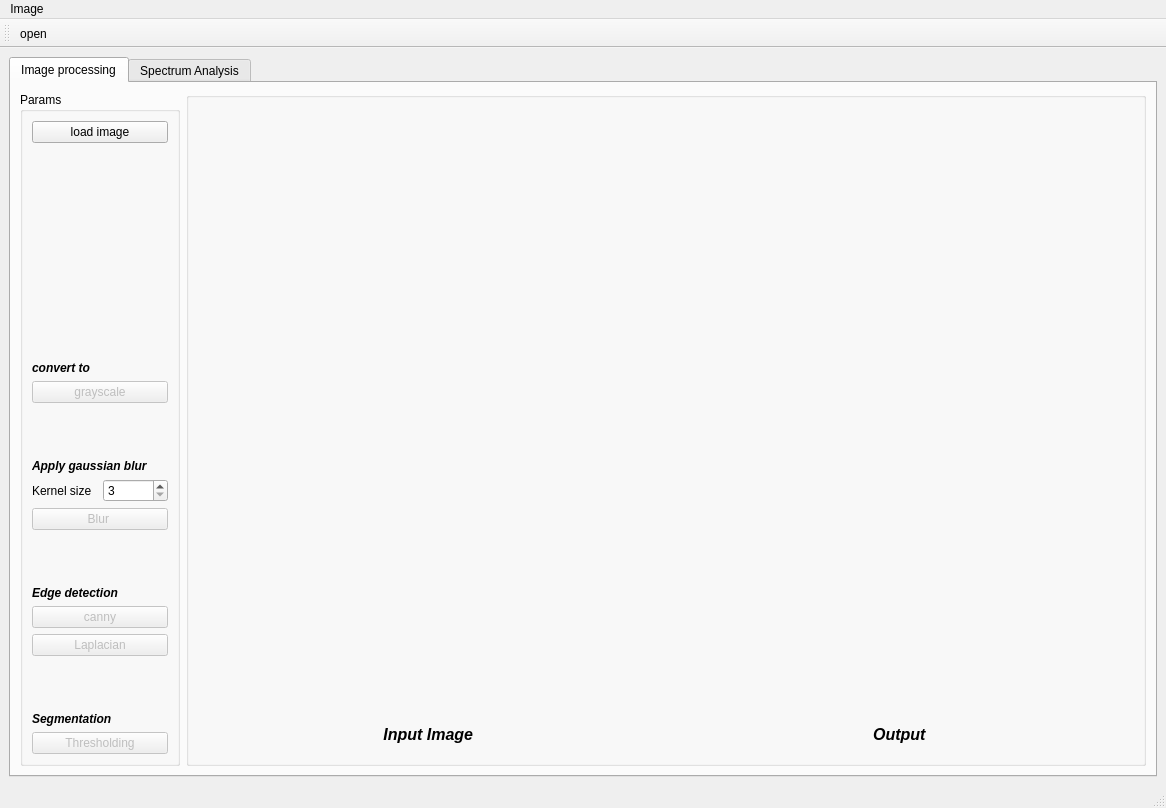
<?xml version="1.0" encoding="UTF-8"?>
<ui version="4.0">
 <class>MainWindow</class>
 <widget class="QMainWindow" name="MainWindow">
  <property name="geometry">
   <rect>
    <x>0</x>
    <y>0</y>
    <width>1166</width>
    <height>808</height>
   </rect>
  </property>
  <property name="windowTitle">
   <string>MainWindow</string>
  </property>
  <widget class="QWidget" name="centralwidget">
   <layout class="QHBoxLayout" name="horizontalLayout_2">
    <item>
     <widget class="QTabWidget" name="tabWidget">
      <property name="currentIndex">
       <number>0</number>
      </property>
      <widget class="QWidget" name="tab">
       <attribute name="title">
        <string>Image processing</string>
       </attribute>
       <layout class="QHBoxLayout" name="horizontalLayout_3">
        <item>
         <layout class="QHBoxLayout" name="horizontalLayout">
          <item>
           <widget class="QGroupBox" name="groupBox_3">
            <property name="maximumSize">
             <size>
              <width>160</width>
              <height>16777215</height>
             </size>
            </property>
            <property name="font">
             <font>
              <weight>50</weight>
              <bold>false</bold>
             </font>
            </property>
            <property name="title">
             <string>Params</string>
            </property>
            <layout class="QVBoxLayout" name="verticalLayout_6">
             <item>
              <widget class="QPushButton" name="btn_loadImage">
               <property name="text">
                <string>load image</string>
               </property>
              </widget>
             </item>
             <item>
              <spacer name="verticalSpacer_2">
               <property name="orientation">
                <enum>Qt::Vertical</enum>
               </property>
               <property name="sizeHint" stdset="0">
                <size>
                 <width>20</width>
                 <height>40</height>
                </size>
               </property>
              </spacer>
             </item>
             <item>
              <layout class="QVBoxLayout" name="verticalLayout">
               <item>
                <widget class="QLabel" name="label_5">
                 <property name="font">
                  <font>
                   <weight>75</weight>
                   <italic>true</italic>
                   <bold>true</bold>
                  </font>
                 </property>
                 <property name="text">
                  <string>convert to </string>
                 </property>
                </widget>
               </item>
               <item>
                <widget class="QPushButton" name="btn_grayscale">
                 <property name="enabled">
                  <bool>false</bool>
                 </property>
                 <property name="text">
                  <string>grayscale</string>
                 </property>
                </widget>
               </item>
              </layout>
             </item>
             <item>
              <spacer name="verticalSpacer_3">
               <property name="orientation">
                <enum>Qt::Vertical</enum>
               </property>
               <property name="sizeType">
                <enum>QSizePolicy::Maximum</enum>
               </property>
               <property name="sizeHint" stdset="0">
                <size>
                 <width>20</width>
                 <height>50</height>
                </size>
               </property>
              </spacer>
             </item>
             <item>
              <layout class="QVBoxLayout" name="verticalLayout_2">
               <item>
                <widget class="QLabel" name="label_6">
                 <property name="font">
                  <font>
                   <weight>75</weight>
                   <italic>true</italic>
                   <bold>true</bold>
                  </font>
                 </property>
                 <property name="text">
                  <string>Apply gaussian blur</string>
                 </property>
                </widget>
               </item>
               <item>
                <layout class="QHBoxLayout" name="horizontalLayout_5">
                 <item>
                  <widget class="QLabel" name="label">
                   <property name="text">
                    <string>Kernel size</string>
                   </property>
                  </widget>
                 </item>
                 <item>
                  <widget class="QSpinBox" name="spinBox_kernel">
                   <property name="minimum">
                    <number>3</number>
                   </property>
                   <property name="maximum">
                    <number>7</number>
                   </property>
                   <property name="singleStep">
                    <number>2</number>
                   </property>
                  </widget>
                 </item>
                </layout>
               </item>
               <item>
                <widget class="QPushButton" name="btn_blur">
                 <property name="enabled">
                  <bool>false</bool>
                 </property>
                 <property name="text">
                  <string>Blur </string>
                 </property>
                </widget>
               </item>
              </layout>
             </item>
             <item>
              <spacer name="verticalSpacer_4">
               <property name="orientation">
                <enum>Qt::Vertical</enum>
               </property>
               <property name="sizeType">
                <enum>QSizePolicy::Maximum</enum>
               </property>
               <property name="sizeHint" stdset="0">
                <size>
                 <width>20</width>
                 <height>50</height>
                </size>
               </property>
              </spacer>
             </item>
             <item>
              <layout class="QVBoxLayout" name="verticalLayout_3">
               <item>
                <widget class="QLabel" name="label_2">
                 <property name="font">
                  <font>
                   <weight>75</weight>
                   <italic>true</italic>
                   <bold>true</bold>
                  </font>
                 </property>
                 <property name="text">
                  <string>Edge detection</string>
                 </property>
                </widget>
               </item>
               <item>
                <widget class="QPushButton" name="btn_cany">
                 <property name="enabled">
                  <bool>false</bool>
                 </property>
                 <property name="text">
                  <string>canny</string>
                 </property>
                </widget>
               </item>
               <item>
                <widget class="QPushButton" name="btn_laplacian">
                 <property name="enabled">
                  <bool>false</bool>
                 </property>
                 <property name="text">
                  <string>Laplacian</string>
                 </property>
                </widget>
               </item>
              </layout>
             </item>
             <item>
              <spacer name="verticalSpacer_7">
               <property name="orientation">
                <enum>Qt::Vertical</enum>
               </property>
               <property name="sizeType">
                <enum>QSizePolicy::Maximum</enum>
               </property>
               <property name="sizeHint" stdset="0">
                <size>
                 <width>20</width>
                 <height>50</height>
                </size>
               </property>
              </spacer>
             </item>
             <item>
              <layout class="QVBoxLayout" name="verticalLayout_4">
               <item>
                <widget class="QLabel" name="label_thresholding">
                 <property name="font">
                  <font>
                   <weight>75</weight>
                   <italic>true</italic>
                   <bold>true</bold>
                  </font>
                 </property>
                 <property name="text">
                  <string>Segmentation</string>
                 </property>
                </widget>
               </item>
               <item>
                <widget class="QPushButton" name="btn_thresholding">
                 <property name="enabled">
                  <bool>false</bool>
                 </property>
                 <property name="text">
                  <string>Thresholding</string>
                 </property>
                </widget>
               </item>
              </layout>
             </item>
            </layout>
           </widget>
          </item>
          <item>
           <widget class="QGroupBox" name="groupBox">
            <property name="title">
             <string/>
            </property>
            <layout class="QHBoxLayout" name="horizontalLayout_4">
             <item>
              <layout class="QGridLayout" name="gridLayout">
               <item row="2" column="1">
                <widget class="QLabel" name="label_output">
                 <property name="maximumSize">
                  <size>
                   <width>16777215</width>
                   <height>40</height>
                  </size>
                 </property>
                 <property name="font">
                  <font>
                   <pointsize>12</pointsize>
                   <weight>75</weight>
                   <italic>true</italic>
                   <bold>true</bold>
                  </font>
                 </property>
                 <property name="text">
                  <string>Output </string>
                 </property>
                 <property name="alignment">
                  <set>Qt::AlignCenter</set>
                 </property>
                </widget>
               </item>
               <item row="2" column="0">
                <widget class="QLabel" name="label_input">
                 <property name="maximumSize">
                  <size>
                   <width>16777215</width>
                   <height>40</height>
                  </size>
                 </property>
                 <property name="font">
                  <font>
                   <pointsize>12</pointsize>
                   <weight>75</weight>
                   <italic>true</italic>
                   <bold>true</bold>
                  </font>
                 </property>
                 <property name="text">
                  <string>Input Image </string>
                 </property>
                 <property name="alignment">
                  <set>Qt::AlignCenter</set>
                 </property>
                </widget>
               </item>
               <item row="0" column="0" rowspan="2">
                <widget class="QLabel" name="labelnputImage">
                 <property name="text">
                  <string/>
                 </property>
                 <property name="alignment">
                  <set>Qt::AlignLeading|Qt::AlignLeft|Qt::AlignTop</set>
                 </property>
                </widget>
               </item>
               <item row="0" column="1" rowspan="2">
                <widget class="QLabel" name="labelOutputImage">
                 <property name="text">
                  <string/>
                 </property>
                 <property name="alignment">
                  <set>Qt::AlignLeading|Qt::AlignLeft|Qt::AlignTop</set>
                 </property>
                </widget>
               </item>
              </layout>
             </item>
            </layout>
           </widget>
          </item>
         </layout>
        </item>
       </layout>
      </widget>
      <widget class="QWidget" name="tab_2">
       <attribute name="title">
        <string>Spectrum Analysis</string>
       </attribute>
       <layout class="QHBoxLayout" name="horizontalLayout_10">
        <item>
         <layout class="QHBoxLayout" name="horizontalLayout_6">
          <item>
           <widget class="QGroupBox" name="groupBox_4">
            <property name="maximumSize">
             <size>
              <width>100</width>
              <height>16777215</height>
             </size>
            </property>
            <property name="title">
             <string>GroupBox</string>
            </property>
            <layout class="QVBoxLayout" name="verticalLayout_5">
             <item>
              <widget class="QPushButton" name="btn_loadECG">
               <property name="text">
                <string>Import ecg</string>
               </property>
              </widget>
             </item>
             <item>
              <spacer name="verticalSpacer_5">
               <property name="orientation">
                <enum>Qt::Vertical</enum>
               </property>
               <property name="sizeHint" stdset="0">
                <size>
                 <width>20</width>
                 <height>40</height>
                </size>
               </property>
              </spacer>
             </item>
             <item>
              <widget class="QPushButton" name="btn_FFT">
               <property name="enabled">
                <bool>false</bool>
               </property>
               <property name="text">
                <string>Display FFT</string>
               </property>
              </widget>
             </item>
             <item>
              <widget class="QPushButton" name="btn_periodogram">
               <property name="enabled">
                <bool>false</bool>
               </property>
               <property name="text">
                <string>Display 
 periodogram</string>
               </property>
              </widget>
             </item>
             <item>
              <spacer name="verticalSpacer_6">
               <property name="orientation">
                <enum>Qt::Vertical</enum>
               </property>
               <property name="sizeType">
                <enum>QSizePolicy::Minimum</enum>
               </property>
               <property name="sizeHint" stdset="0">
                <size>
                 <width>20</width>
                 <height>400</height>
                </size>
               </property>
              </spacer>
             </item>
             <item>
              <widget class="QPushButton" name="pushButton">
               <property name="text">
                <string>remove 
 plots</string>
               </property>
              </widget>
             </item>
            </layout>
           </widget>
          </item>
          <item>
           <widget class="QGroupBox" name="groupBox_2">
            <property name="title">
             <string/>
            </property>
            <layout class="QHBoxLayout" name="horizontalLayout_7">
             <item>
              <layout class="QGridLayout" name="gridLayout_2">
               <item row="0" column="0">
                <widget class="QFrame" name="frame">
                 <property name="frameShape">
                  <enum>QFrame::StyledPanel</enum>
                 </property>
                 <property name="frameShadow">
                  <enum>QFrame::Raised</enum>
                 </property>
                 <layout class="QVBoxLayout" name="verticalLayout_9">
                  <item>
                   <layout class="QVBoxLayout" name="verticalLayout_7"/>
                  </item>
                 </layout>
                </widget>
               </item>
               <item row="1" column="0">
                <widget class="QLabel" name="label_8">
                 <property name="maximumSize">
                  <size>
                   <width>16777215</width>
                   <height>40</height>
                  </size>
                 </property>
                 <property name="font">
                  <font>
                   <pointsize>12</pointsize>
                   <weight>75</weight>
                   <italic>true</italic>
                   <bold>true</bold>
                  </font>
                 </property>
                 <property name="text">
                  <string>Input ECG</string>
                 </property>
                 <property name="alignment">
                  <set>Qt::AlignCenter</set>
                 </property>
                </widget>
               </item>
               <item row="0" column="1">
                <widget class="QFrame" name="mplwindow">
                 <property name="frameShape">
                  <enum>QFrame::StyledPanel</enum>
                 </property>
                 <property name="frameShadow">
                  <enum>QFrame::Raised</enum>
                 </property>
                 <layout class="QVBoxLayout" name="verticalLayout_10">
                  <item>
                   <layout class="QVBoxLayout" name="verticalLayout_8"/>
                  </item>
                 </layout>
                </widget>
               </item>
               <item row="1" column="1">
                <widget class="QLabel" name="label_7">
                 <property name="maximumSize">
                  <size>
                   <width>16777215</width>
                   <height>40</height>
                  </size>
                 </property>
                 <property name="font">
                  <font>
                   <pointsize>12</pointsize>
                   <weight>75</weight>
                   <italic>true</italic>
                   <bold>true</bold>
                  </font>
                 </property>
                 <property name="text">
                  <string>Output</string>
                 </property>
                 <property name="alignment">
                  <set>Qt::AlignCenter</set>
                 </property>
                </widget>
               </item>
              </layout>
             </item>
            </layout>
           </widget>
          </item>
         </layout>
        </item>
       </layout>
      </widget>
     </widget>
    </item>
   </layout>
  </widget>
  <widget class="QMenuBar" name="menubar">
   <property name="geometry">
    <rect>
     <x>0</x>
     <y>0</y>
     <width>1166</width>
     <height>26</height>
    </rect>
   </property>
   <property name="autoFillBackground">
    <bool>false</bool>
   </property>
   <property name="styleSheet">
    <string notr="true"/>
   </property>
   <widget class="QMenu" name="menuopen_image">
    <property name="title">
     <string>Image</string>
    </property>
    <addaction name="actionopen"/>
   </widget>
   <addaction name="menuopen_image"/>
  </widget>
  <widget class="QStatusBar" name="statusbar"/>
  <widget class="QToolBar" name="toolBar">
   <property name="windowTitle">
    <string>toolBar</string>
   </property>
   <property name="autoFillBackground">
    <bool>false</bool>
   </property>
   <property name="styleSheet">
    <string notr="true"/>
   </property>
   <attribute name="toolBarArea">
    <enum>TopToolBarArea</enum>
   </attribute>
   <attribute name="toolBarBreak">
    <bool>false</bool>
   </attribute>
   <addaction name="actionopen"/>
  </widget>
  <action name="actionopen">
   <property name="text">
    <string>open</string>
   </property>
  </action>
 </widget>
 <resources/>
 <connections/>
</ui>
